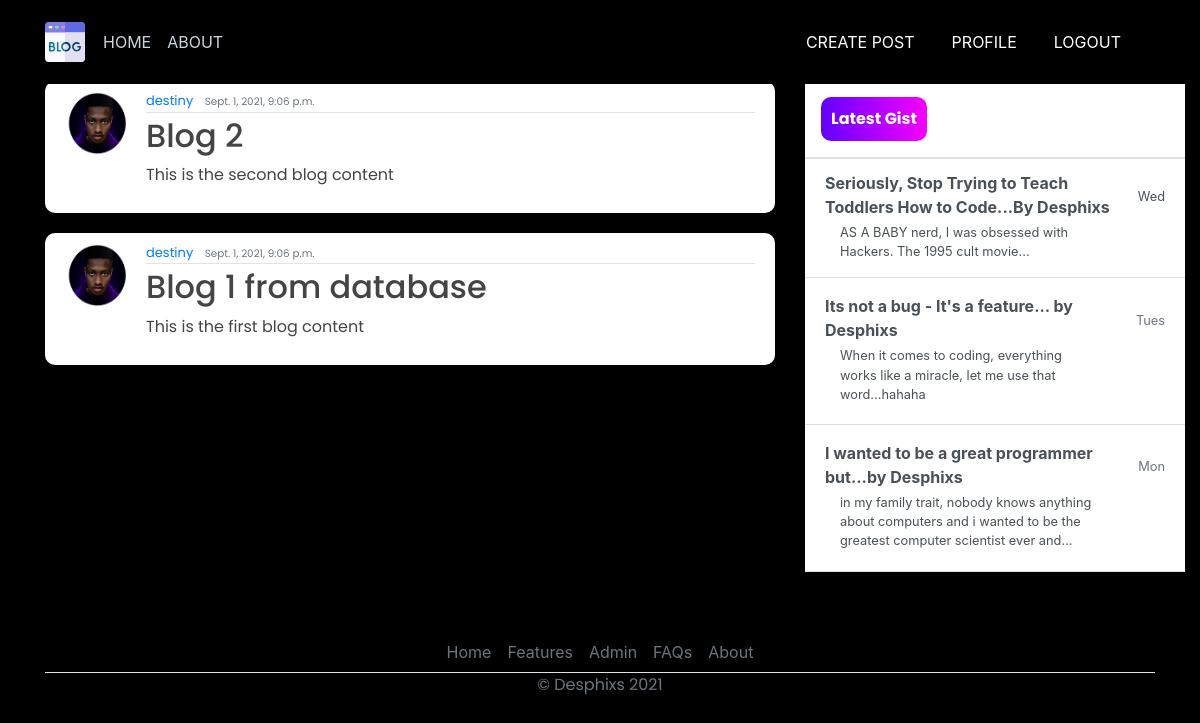
/ (signed in), run on the app's committed database.
### blog/models.py (models this page shows, shortened)
class Post(models.Model):
    title = models.CharField(max_length=200)
    content = models.TextField()
    date_posted = models.DateTimeField(default=timezone.now)
    author = models.ForeignKey(User, on_delete=models.CASCADE)

### users/models.py (models this page shows, shortened)
class Profile(models.Model):
    user = models.OneToOneField(User, on_delete=models.CASCADE)
    image = models.ImageField(default='default.jpg', upload_to='profile_pics')

### blog/views.py (the view)
# urls.py: path('', PostListView.as_view(), name="blog-home"),
class PostListView(LoginRequiredMixin, ListView):
    model = Post
    template_name = 'blog/home.html'
    context_object_name = 'posts'
    ordering = ["-date_posted"]

### blog/templates/blog/home.html
{% extends 'blog/base.html' %}
{% block content %}
    {% for posts in posts %}
        <article class="media content-section">
            <img class="rounded-cirlce article-img" src="{{ posts.author.profile.image.url }}" alt="">
            <div class="media-body">
              <div class="article-metadata">
                <a class="mr-2" href="#">{{ posts.author }}</a>
                <small class="text-muted">{{ posts.date_posted }}</small>
              </div>
              <h2><a class="article-title" href="{% url 'blog-detail' posts.id %}">{{ posts.title }}</a></h2>
              <p class="article-content">{{ posts.content }}</p>
            </div>
            <br>
          </article>
    {% endfor  %}
{% endblock content %}

### blog/templates/blog/base.html (shortened to what this page needs)
{% load static %}
<!DOCTYPE html>
<html>
<head>
    <link rel="stylesheet" href="https://maxcdn.bootstrapcdn.com/bootstrap/4.0.0/css/bootstrap.min.css">
    <link rel="stylesheet" href="{% static 'blog/main.css' %}">
</head>
<body>
    <header class="site-header">
      <nav class="navbar navbar-expand-md navbar-dark bg-steel fixed-top">
        <div class="container">
          <div class="collapse navbar-collapse" id="navbarToggle">
            <div class="navbar-nav mr-auto">
                {% if user.is_authenticated %}
              <a class="nav-item nav-link" href="{% url 'blog-home' %}">HOME</a>
              <a class="nav-item nav-link" href="{% url 'blog-about' %}">ABOUT</a>
            </div>
            <div class="navbar-nav">
                <a href="{% url 'blog-new' %}" id="auth-links">
                Create Post
            </a>
                <a href="{% url 'profile' %}" id="auth-links">
                Profile
            </a>
                <a href="{% url 'logout' %}" id="auth-links">
                Logout
            </a>
                {% endif %}
            </div>
          </div>
        </div>
      </nav>
    </header>
    <main role="main" class="container">
      <div class="row mt-5">
          <div class="col-md-8">
          </div>
        <div class="col-md-8">
           {% block content %}{% endblock %}
        </div>
        <div class="col-md-4">
          <div class="content-sectionw">
            <div class="d-flex flex-column align-items-stretch flex-shrink-0 bg-white" style="width: 380px;" style="padding-top: 120px;">
                <a id="list-group" style="text-decoration: none;" href="" class="d-flex align-items-center flex-shrink-0 p-3 link-dark text-decoration-none border-bottom">
                  <span class="fs-5 fw-semibold" id="gist-btn">Latest Gist</span>
                </a>
                <div class="list-group list-group-flush border-bottom scrollarea">
                  <a href="#" class="list-group-item list-group-item-action  lh-tight" aria-current="true">
                    <div class="d-flex w-100 align-items-center justify-content-between">
                      <strong class="mb-1">Seriously, Stop Trying to Teach Toddlers How to Code...By Desphixs
                    </strong>
                      <small>Wed</small>
                    </div>
                    <div class="col-10 mb-1 small">AS A BABY nerd, I was obsessed with Hackers. The 1995 cult movie... </div>
                  </a>
                  <a href="#" class="list-group-item list-group-item-action py-3 lh-tight">
                    <div class="d-flex w-100 align-items-center justify-content-between">
                      <strong class="mb-1">Its not a bug - It's a feature... by Desphixs</strong>
                      <small class="text-muted">Tues</small>
                    </div>
                    <div class="col-10 mb-1 small">When it comes to coding, everything works like a miracle, let me use that word...hahaha</div>
                  </a>
                  <a href="#" class="list-group-item list-group-item-action py-3 lh-tight">
                    <div class="d-flex w-100 align-items-center justify-content-between">
                      <strong class="mb-1">I wanted to be a great programmer but...by Desphixs</strong>
                      <small class="text-muted">Mon</small>
                    </div>
                    <div class="col-10 mb-1 small">in my family trait, nobody knows anything about computers and i wanted to be the greatest computer scientist ever and...</div>
                  </a>
                </div>
              </div>
          </div>
        </div>
      </div>
        <footer class="" >
          <ul class="nav justify-content-center border-bottom"  style="margin-top: 60px;">
            <li class="nav-item"><a href="#" class="nav-link px-2 text-muted">Home</a></li>
            <li class="nav-item"><a href="#" class="nav-link px-2 text-muted">Features</a></li>
            <li class="nav-item"><a href="admin/" class="nav-link px-2 text-muted">Admin</a></li>
            <li class="nav-item"><a href="#" class="nav-link px-2 text-muted">FAQs</a></li>
            <li class="nav-item"><a href="#" class="nav-link px-2 text-muted">About</a></li>
          </ul>
          <p class="text-center text-muted">&copy; Desphixs 2021</p>
        </footer>
    </main>
</body>
</html>

### blog/static/blog/main.css (style rules this page uses)
body { background-color: black; margin-top: 5rem; background-size: contain; background-repeat: no-repeat; }
h1, h2, h3, h4, h5, h6, p { color: #444444; font-family: 'Poppins', sans-serif; }
ul { margin: 0; }
.bg-steel { background: black ; }
.site-header .navbar-nav .nav-link { color: #cbd5db; }
.content-section { background: #ffffff; padding: 10px 20px; border-radius: 10px; margin-bottom: 20px; }
.article-title { color: #444444; }
.article-content { white-space: pre-line; }
.article-img { height: 65px; width: 65px; margin-right: 16px; }
.article-metadata { font-family: 'Poppins', sans-serif; padding-bottom: 1px; margin-bottom: 4px; font-size: 13px; border-bottom: 1px solid #e3e3e3 }
svg { width: 50px; height: 50px; }
#auth-links { color: white; position: relative; display: inline-block; padding: 12px 3px; margin: 10px 0; text-decoration: none; text-transform: uppercase; margin-right: 31px; }
#auth-links:nth-child(2) { filter: hue-rotate(110deg); }
#gist-btn { color: black; background: linear-gradient(270deg, rgb(247, 0, 255) 0%, rgb(98, 0, 255) 100%); padding: 10px; color: white; font-family: 'Poppins', sans-serif; font-weight: bold; border-radius: 10px; }

### data on the page
Post: author.profile.image (picture), author "destiny", date_posted "Sept. 1, 2021, 9:06 p.m.", title "Blog 2", content "This is the second blog content"
Post: author.profile.image (picture), author "destiny", date_posted "Sept. 1, 2021, 9:06 p.m.", title "Blog 1 from database", content "This is the first blog content"
